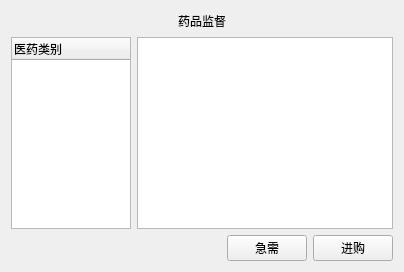
        <widget class="QWidget" name="page_16">
         <layout class="QVBoxLayout" name="verticalLayout_36">
          <item>
           <layout class="QHBoxLayout" name="horizontalLayout_56">
            <item>
             <spacer name="horizontalSpacer_26">
              <property name="orientation">
               <enum>Qt::Horizontal</enum>
              </property>
              <property name="sizeHint" stdset="0">
               <size>
                <width>40</width>
                <height>20</height>
               </size>
              </property>
             </spacer>
            </item>
            <item>
             <widget class="QLabel" name="label_44">
              <property name="text">
               <string>药品监督</string>
              </property>
              <property name="alignment">
               <set>Qt::AlignCenter</set>
              </property>
             </widget>
            </item>
            <item>
             <spacer name="horizontalSpacer_27">
              <property name="orientation">
               <enum>Qt::Horizontal</enum>
              </property>
              <property name="sizeHint" stdset="0">
               <size>
                <width>40</width>
                <height>20</height>
               </size>
              </property>
             </spacer>
            </item>
           </layout>
          </item>
          <item>
           <layout class="QHBoxLayout" name="horizontalLayout_16">
            <item>
             <widget class="QTreeWidget" name="medicineIns_TW">
              <property name="minimumSize">
               <size>
                <width>120</width>
                <height>0</height>
               </size>
              </property>
              <property name="maximumSize">
               <size>
                <width>120</width>
                <height>16777215</height>
               </size>
              </property>
              <column>
               <property name="text">
                <string>医药类别</string>
               </property>
              </column>
             </widget>
            </item>
            <item>
             <widget class="QTableView" name="medicine_Ins_View"/>
            </item>
           </layout>
          </item>
          <item>
           <layout class="QHBoxLayout" name="horizontalLayout_17">
            <item>
             <spacer name="horizontalSpacer_4">
              <property name="orientation">
               <enum>Qt::Horizontal</enum>
              </property>
              <property name="sizeHint" stdset="0">
               <size>
                <width>40</width>
                <height>20</height>
               </size>
              </property>
             </spacer>
            </item>
            <item>
             <widget class="QPushButton" name="urgentMedicine_BT">
              <property name="text">
               <string>急需</string>
              </property>
             </widget>
            </item>
            <item>
             <widget class="QPushButton" name="buyMedicine_BT">
              <property name="text">
               <string>进购</string>
              </property>
             </widget>
            </item>
           </layout>
          </item>
         </layout>
        </widget>
